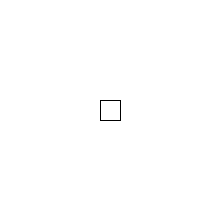
Frame 1 (no input)
Frame 60 (the mouse pressed at the canvas centre just before this capture): identical to frame 1, image omitted
Frame 120 (the mouse held since frame 60 and released just before this capture): identical to frame 1, image omitted

The Processing sketch that drew this single still picture (run headless with seeded random() and noise(); from frame 60 on, the mouse is pressed at the canvas centre):

// Processing sketch: H12_opdracht_12_6
// ── H12_opdracht_12_6.pde
int x = 100;
int y = 100;

void setup(){
size(200,200);


}

void draw(){
  background(255,255,255);
  stroke(0,0,0);
  rect(x,y,20,20);
}

void keyPressed(){
  if(keyCode == 39){
    x += 10;
  
  }
  if(keyCode == 37){
   x -= 10;
  
  }
  if(keyCode == 38){
    y -= 10; 
  }
  if(keyCode == 40){
    y += 10;
  }
}
